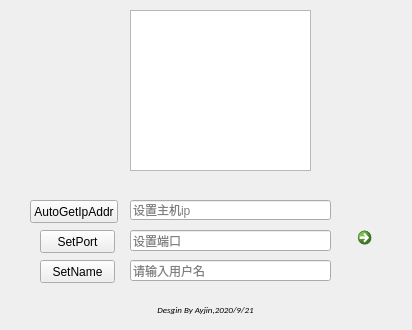
<?xml version="1.0" encoding="UTF-8"?>
<ui version="4.0">
 <class>Form</class>
 <widget class="QWidget" name="Form">
  <property name="geometry">
   <rect>
    <x>0</x>
    <y>0</y>
    <width>412</width>
    <height>330</height>
   </rect>
  </property>
  <property name="windowTitle">
   <string>UDPTalking</string>
  </property>
  <widget class="QCommandLinkButton" name="commandLinkButton">
   <property name="geometry">
    <rect>
     <x>350</x>
     <y>220</y>
     <width>31</width>
     <height>31</height>
    </rect>
   </property>
   <property name="text">
    <string/>
   </property>
  </widget>
  <widget class="QLabel" name="label">
   <property name="geometry">
    <rect>
     <x>140</x>
     <y>300</y>
     <width>131</width>
     <height>20</height>
    </rect>
   </property>
   <property name="font">
    <font>
     <family>Calibri</family>
     <pointsize>7</pointsize>
     <italic>true</italic>
    </font>
   </property>
   <property name="text">
    <string>Desgin By Ayjin,2020/9/21</string>
   </property>
   <property name="alignment">
    <set>Qt::AlignCenter</set>
   </property>
  </widget>
  <widget class="QPushButton" name="pushButton">
   <property name="geometry">
    <rect>
     <x>30</x>
     <y>200</y>
     <width>88</width>
     <height>23</height>
    </rect>
   </property>
   <property name="text">
    <string>AutoGetIpAddr</string>
   </property>
  </widget>
  <widget class="QLineEdit" name="lineEdit">
   <property name="geometry">
    <rect>
     <x>130</x>
     <y>200</y>
     <width>201</width>
     <height>20</height>
    </rect>
   </property>
   <property name="placeholderText">
    <string>设置主机ip</string>
   </property>
  </widget>
  <widget class="QPushButton" name="pushButton_2">
   <property name="geometry">
    <rect>
     <x>40</x>
     <y>230</y>
     <width>75</width>
     <height>23</height>
    </rect>
   </property>
   <property name="text">
    <string>SetPort</string>
   </property>
  </widget>
  <widget class="QLineEdit" name="lineEdit_2">
   <property name="geometry">
    <rect>
     <x>130</x>
     <y>230</y>
     <width>201</width>
     <height>21</height>
    </rect>
   </property>
   <property name="placeholderText">
    <string>设置端口</string>
   </property>
  </widget>
  <widget class="QPushButton" name="pushButton_3">
   <property name="geometry">
    <rect>
     <x>40</x>
     <y>260</y>
     <width>75</width>
     <height>23</height>
    </rect>
   </property>
   <property name="text">
    <string>SetName</string>
   </property>
  </widget>
  <widget class="QLineEdit" name="lineEdit_3">
   <property name="geometry">
    <rect>
     <x>130</x>
     <y>260</y>
     <width>201</width>
     <height>21</height>
    </rect>
   </property>
   <property name="placeholderText">
    <string>请输入用户名</string>
   </property>
  </widget>
  <widget class="QGraphicsView" name="graphicsView">
   <property name="geometry">
    <rect>
     <x>130</x>
     <y>10</y>
     <width>181</width>
     <height>161</height>
    </rect>
   </property>
  </widget>
 </widget>
 <resources/>
 <connections/>
</ui>
